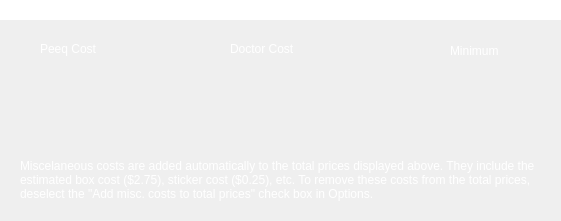
     <widget class="QWidget" name="widget" native="true">
      <property name="geometry">
       <rect>
        <x>0</x>
        <y>480</y>
        <width>561</width>
        <height>221</height>
       </rect>
      </property>
      <property name="styleSheet">
       <string notr="true">

border-top:20px solid white;
border-top-left-radius:0px;
border-top-right-radius:0px;</string>
      </property>
      <widget class="QLabel" name="label_PeeqCost">
       <property name="geometry">
        <rect>
         <x>40</x>
         <y>40</y>
         <width>84</width>
         <height>17</height>
        </rect>
       </property>
       <property name="styleSheet">
        <string notr="true">border:0px;
color:white;
font: 700 17pt &quot;Helvetica Neue&quot;;</string>
       </property>
       <property name="text">
        <string>Peeq Cost</string>
       </property>
      </widget>
      <widget class="QLabel" name="label_DoctorCost">
       <property name="geometry">
        <rect>
         <x>230</x>
         <y>40</y>
         <width>98</width>
         <height>17</height>
        </rect>
       </property>
       <property name="styleSheet">
        <string notr="true">border:0px;
color:white;
font: 700 17pt &quot;Helvetica Neue&quot;;</string>
       </property>
       <property name="text">
        <string>Doctor Cost</string>
       </property>
      </widget>
      <widget class="QLabel" name="label_Minimum">
       <property name="geometry">
        <rect>
         <x>450</x>
         <y>40</y>
         <width>76</width>
         <height>21</height>
        </rect>
       </property>
       <property name="styleSheet">
        <string notr="true">border:0px;
color:white;
font: 700 17pt &quot;Helvetica Neue&quot;;</string>
       </property>
       <property name="text">
        <string>Minimum</string>
       </property>
      </widget>
      <widget class="QFrame" name="frame_TotalDescriptions">
       <property name="geometry">
        <rect>
         <x>0</x>
         <y>130</y>
         <width>561</width>
         <height>91</height>
        </rect>
       </property>
       <property name="styleSheet">
        <string notr="true">border:0px;
</string>
       </property>
       <property name="frameShape">
        <enum>QFrame::StyledPanel</enum>
       </property>
       <property name="frameShadow">
        <enum>QFrame::Raised</enum>
       </property>
       <widget class="QLabel" name="label_CalculationDescription">
        <property name="geometry">
         <rect>
          <x>20</x>
          <y>10</y>
          <width>521</width>
          <height>61</height>
         </rect>
        </property>
        <property name="styleSheet">
         <string notr="true">color:rgb(255, 255, 255);
font: 13pt &quot;Helvetica Neue&quot;;
border:0px;</string>
        </property>
        <property name="text">
         <string>&lt;html&gt;&lt;head/&gt;&lt;body&gt;&lt;p&gt;Miscelaneous costs are added automatically to the total prices displayed above. They include the estimated box cost ($2.75), sticker cost ($0.25), etc. To remove these costs from the total prices, deselect the &amp;quot;Add misc. costs to total prices&amp;quot; check box in Options.&lt;/p&gt;&lt;/body&gt;&lt;/html&gt;</string>
        </property>
        <property name="textFormat">
         <enum>Qt::AutoText</enum>
        </property>
        <property name="alignment">
         <set>Qt::AlignBottom|Qt::AlignLeading|Qt::AlignLeft</set>
        </property>
        <property name="wordWrap">
         <bool>true</bool>
        </property>
       </widget>
      </widget>
      <widget class="QLabel" name="label_PeeqCostOutput">
       <property name="geometry">
        <rect>
         <x>40</x>
         <y>80</y>
         <width>84</width>
         <height>17</height>
        </rect>
       </property>
       <property name="styleSheet">
        <string notr="true">border:0px;
color:white;
font: 700 17pt &quot;Helvetica Neue&quot;;</string>
       </property>
       <property name="text">
        <string/>
       </property>
      </widget>
      <widget class="QLabel" name="label_DoctorCostOutput">
       <property name="geometry">
        <rect>
         <x>230</x>
         <y>80</y>
         <width>84</width>
         <height>17</height>
        </rect>
       </property>
       <property name="styleSheet">
        <string notr="true">border:0px;
color:white;
font: 700 17pt &quot;Helvetica Neue&quot;;</string>
       </property>
       <property name="text">
        <string/>
       </property>
       <property name="alignment">
        <set>Qt::AlignCenter</set>
       </property>
      </widget>
      <widget class="QLabel" name="label_MinimumOutput">
       <property name="geometry">
        <rect>
         <x>450</x>
         <y>80</y>
         <width>84</width>
         <height>17</height>
        </rect>
       </property>
       <property name="styleSheet">
        <string notr="true">border:0px;
color:white;
font: 700 17pt &quot;Helvetica Neue&quot;;</string>
       </property>
       <property name="text">
        <string/>
       </property>
       <property name="alignment">
        <set>Qt::AlignCenter</set>
       </property>
      </widget>
     </widget>
